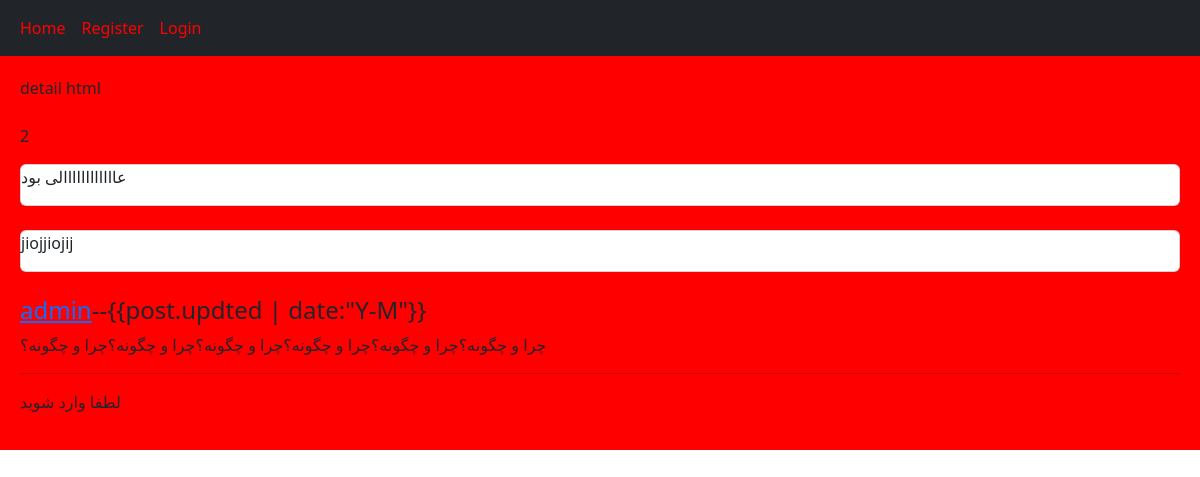
Page /home/post/1/way/ on the committed database.
### home/models.py (models this page shows, shortened)
class Coments(models.Model):
    user = models.ForeignKey(
        User, on_delete=models.CASCADE, related_name='user_comment')
    post = models.ForeignKey(
        Post, on_delete=models.CASCADE, related_name='post_comment')
    reply = models.ForeignKey(
        'self', on_delete=models.CASCADE, related_name='reply_comment', blank=True, null=True)
    is_reply = models.BooleanField(default=False)
    created = models.DateTimeField(auto_now_add=True)
    body = models.TextField(max_length=400)

class Post(models.Model):
    user = models.ForeignKey(
        User, on_delete=models.CASCADE, related_name='posts')
    body = models.TextField()
    slug = models.SlugField()
    create = models.DateTimeField()
    updted = models.DateTimeField()
    class Meta:
        ordering = ['create']

### home/views.py (the view, shortened to what this page needs)
class DetailPoatView(View):
    class_form = CommentForm
    def setup(self, request, *args, **kwargs):
        self.post_inctance = get_object_or_404(
            Post, id=kwargs['id_post'], slug=kwargs['slug_post'])
        return super().setup(request, *args, **kwargs)
    def get(self, request, *args, **kwargs):
        comments = self.post_inctance.post_comment.filter(is_reply=False)
        return render(request, 'home/detail.html', {'post': self.post_inctance, 'comments': comments, 'class_form': self.class_form, })

### home/templates/home/detail.html (shortened to what this page needs)
{% extends 'base.html' %} {% block content %} detail html <br /><br />
<div class="body">
  <p>{{comments.count}}</p>
  {% for comment in comments %}
  <div class="card">
    <p>{{comment.body}}</p>
  </div>
  <br />
  {% empty %}
  <p>no commenet</p>
  {% endfor %}
  <h4>
    <a href="{% url 'profile' post.id %}">{{post.user}}</a>--{{post.updted |
    date:"Y-M"}}
  </h4>
  <p>{{post.body}}</p>
</div>
<hr />
{% if request.user.is_authenticated %};
<a href="{% url 'like' post.id %}" class="btn btn-primary"
  >like{{post.Count_Lile}}</a
>
<form action="" method="post" class="form-control-color">
  {% csrf_token %} {{class_form.as_p}}
  <input type="submit" value="send" />
</form>
{% else %}
<p>لطفا وارد شوید</p>
{% endif %} {% endblock %}

### rows in the picture
Coments: body "عاااااااااااالی بود"
Coments: body "jiojjiojij"
Post: user "admin", body "چرا و چگونه؟چرا و چگونه؟چرا و چگونه؟چرا و چگونه؟چرا و چگونه؟چرا و چگونه؟"

### other values in the picture
{{ comments.count }} "2"
